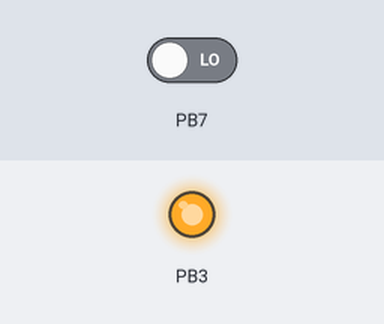
Recording of a program running on a simulated ATmega328P, built with avr-gcc and emulated at 16 MHz. On the bench: output pins drawn as LEDs (lit = HIGH). The test bench sets the inputs (shaded band); at power-on: PB7 LOW.

Above: at 6.8 s.
6.9 s: PB7 driven HIGH
At 7.8 s:
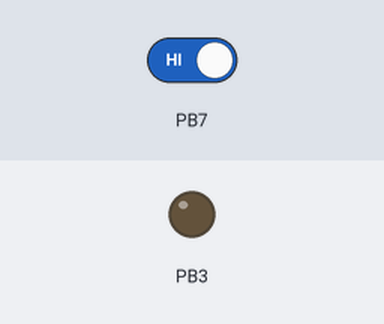
Timing chart, 0 to 16.8 s (numbered marks = the images above; inputs shaded):
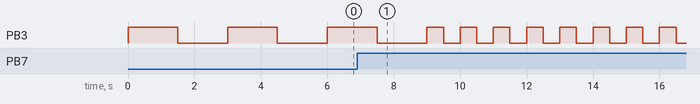

Measured:
- by itself, PB3: repeats every 1.0 s: HIGH 0.50 s, LOW 0.50 s

The program:

main.c
```c
/*
 * GccApplication1.c
 *
 * Created: 25-08-2019 2:02:09
 * Author : Guillermo
 */

#define F_CPU 16000000UL // define frecuencia a la que trabajará el mc,
//esta definicion sirve para hacer calculos en algunas librerias,
//como en la librería delay.h, que requiere saber la frecuencia del micro
// para poder calcular los tiempos de espera de sus rutinas.

#include <avr/io.h> //contiene todas las definiciones y declaraciones de los registros internos y
//perifericos del micro, con las cuales podemos configurar todos los perifericos
//del micro.


#include <util/delay.h> //contiene las funciones y macros para realizar retardos del orden de
//microsegundos y milsegundos.


int main(void)
{

	DDRB |= (1<< DDB3); // config del pin como salida
	PORTB |= (1<<PORTB3); // estado del pin. nivel de voltaje alto

	DDRB |= (0<< DDB7); // config como entrada e interruptor


	while (1)
	{
		if (PINB & (1<<DDB7)){ // lectura del pin pb7: si NO esta apretado:

			PORTB |= (1<<PORTB3);
			_delay_ms(500);
			PORTB &= ~ (1<<PORTB3);
			_delay_ms(500);
		}

		else{
			PORTB |= (1<<PORTB3);
			_delay_ms(1500);
			PORTB &= ~ (1<<PORTB3);
			_delay_ms(1500);


		}
	}
}
```
